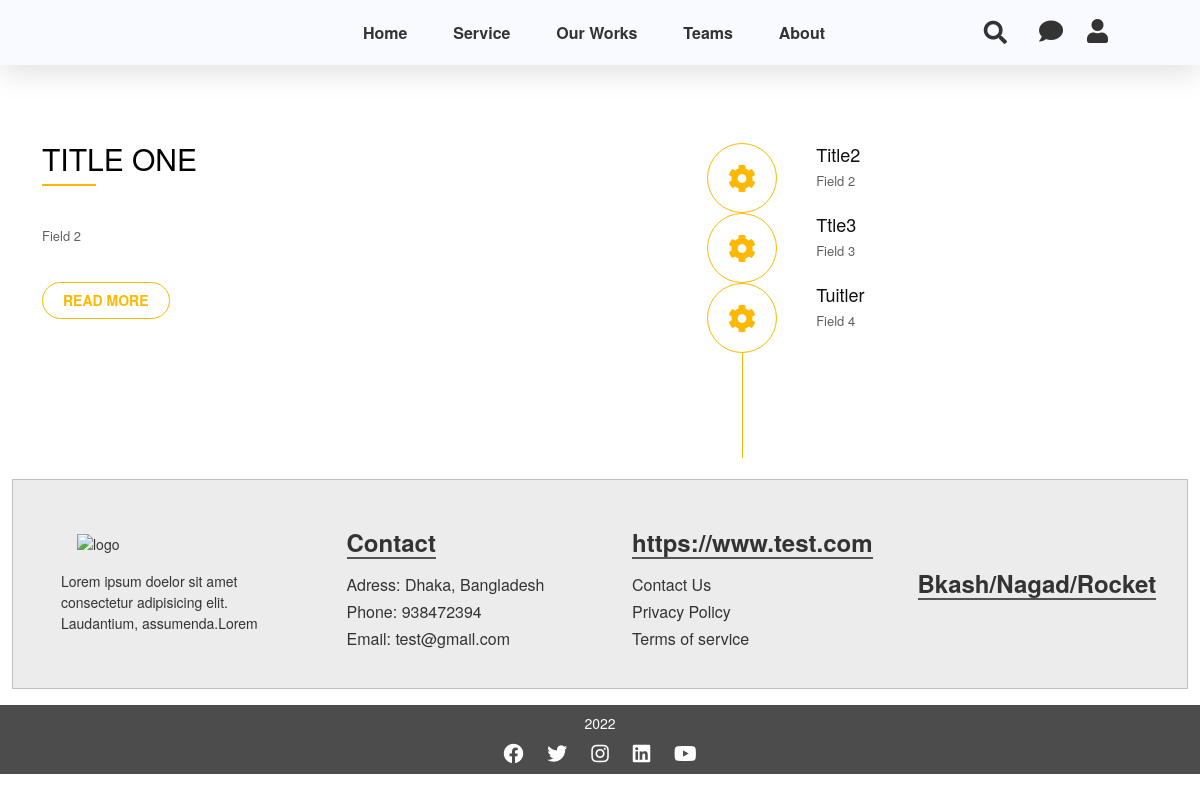
The page /about-us/ on the database its author committed.
### second_app/models.py (models this page shows)
class AboutUs(models.Model):
    title1 = models.CharField(max_length=255,null=True,blank=True)
    field1= models.TextField(max_length=999,null=True,blank=True)
    title2 = models.CharField(max_length=255,null=True,blank=True)
    field2= models.TextField(max_length=999,null=True,blank=True)
    title3 = models.CharField(max_length=255,null=True,blank=True)
    field3= models.TextField(max_length=999,null=True,blank=True)
    title4 = models.CharField(max_length=255,null=True,blank=True)
    field4= models.TextField(max_length=999,null=True,blank=True)

class Footer(models.Model):
    footer_quotes= models.TextField(max_length=999,null=True,blank=True)
    footer_contact_title = models.CharField(max_length=255,null=True,blank=True)
    address = models.CharField(max_length=255,null=True,blank=True)
    phone = models.CharField(max_length=255,null=True,blank=True)
    email = models.EmailField(max_length=255,null=True,blank=True,)
    footer_links_title = models.CharField(max_length=255,null=True,blank=True)
    footer_payment_title = models.CharField(max_length=255,null=True,blank=True)
    payment_logo = models.FileField(upload_to='homeimages',null=True,blank=True)
    footer_facebook_link = models.URLField(max_length=999,null=True,blank=True)
    footer_instagram_link = models.URLField(max_length=999,null=True,blank=True)
    footer_twitter_link = models.URLField(max_length=999,null=True,blank=True)
    footer_linkedin_link = models.URLField(max_length=999,null=True,blank=True)
    footer_youtube_link = models.URLField(max_length=999,null=True,blank=True)
    footer_copyright = models.CharField(max_length=255,null=True,blank=True)

### second_app/views.py (the view)
# urls.py: path('about-us/', views.about_us, name='about_us'),
def about_us(request):
    obj = AboutUs.objects.last()
    return render(request,'second_app/about_us.html',{'obj':obj})

### core/custommodelserver.py (called while the page is built)
def headfoot(request):
    headerr = Header.objects.last()
    footerr = Footer.objects.last()
    context = {
        'headerr':headerr,
        'footerr':footerr
    }
    return context

### dashboard_app/custommodel.py (called while the page is built)
def footer(request):
    footer = Footer.objects.last()
    context = {
        'footer':footer
    }
    return context

### templates/second_app/about_us.html (shortened to what this page needs)
{% extends 'core/base.html' %}
{% load static %}
{% block main %}
<div class="aboutus-section">
    <div class="container">
        <div class="row">
            <div class="col-md-4 col-sm-6 col-xs-12 my-3">
                <div class="aboutus">
                    <h2 class="aboutus-title">{{obj.title1}}</h2>
                    <p class="aboutus-text" style="white-space:pre-line;">{{obj.field1}}</p>
                    <a class="aboutus-more" href="#">read more</a>
                </div>
            </div>
            <div class="col-md-5 col-sm-6 col-xs-12 my-3">
                <div class="feature">
                    <div class="feature-box">
                        <div class="clearfix">
                            <div class="iconset">
                                <i class="fa fa-cog icon" aria-hidden="true"></i>
                            </div>
                            <div class="feature-content">
                                <h4>{{obj.title2}}</h4>
                                <p>{{obj.field2}}</p>
                            </div>
                        </div>
                    </div>
                    <div class="feature-box">
                        <div class="clearfix">
                            <div class="iconset">
                                <i class="fa fa-cog icon" aria-hidden="true"></i>
                            </div>
                            <div class="feature-content">
                                <h4>{{obj.title3}}</h4>
                                <p>{{obj.field3}}</p>
                            </div>
                        </div>
                    </div>
                    <div class="feature-box">
                        <div class="clearfix">
                            <div class="iconset">
                                <i class="fa fa-cog icon" aria-hidden="true"></i>
                            </div>
                            <div class="feature-content">
                                <h4>{{obj.title4}}</h4>
                                <p>{{obj.field4}}</p>
                            </div>
                        </div>
                    </div>
                </div>
            </div>
        </div>
    </div>
</div>
{% endblock main %}

### core/templates/core/base.html (shortened to what this page needs)
{% load static %}
<!doctype html>
<html lang="en">
<head>
    <link href="https://cdn.jsdelivr.net/npm/bootstrap@5.0.1/dist/css/bootstrap.min.css" rel="stylesheet"
>
    <link rel="stylesheet" href="{% static 'assest/style.css' %}">
    <link rel="stylesheet" href="https://unpkg.com/swiper/swiper-bundle.min.css" />
    <link rel="stylesheet" href="https://use.fontawesome.com/releases/v5.15.3/css/all.css"
>
    <link rel="stylesheet" href="https://cdnjs.cloudflare.com/ajax/libs/jquery-modal/0.9.1/jquery.modal.min.css" />
</head>
<body>
    <div class="main">
        <header>
            <div class="container-fluid">
                <div class="row header_row">
                    <div class="col-3 hlogo">
                        <div class="logo">
                        </div>
                    </div>
                    <div class="col-6 nav" id="nav">
                        <ul class="navbar-nav">
                            <li class="nav-item">{% url 'home' as home %}<a
                                    class="nav-link {% if request.path == home %}active{% endif %}"
                                    href="{% url 'index' %}">Home</a></li>
                            <li class="nav-item">{% url 'service' as service %}<a
                                    class="nav-link {% if request.path == service %}active{% endif %}"
                                    href="{% url 'service' %}">Service</a></li>
                            <li class="nav-item">{% url 'works' as works %}<a
                                    class="nav-link {% if request.path == our_work %}active{% endif %}"
                                    href="{% url 'our_work' %}">Our Works</a></li>
                            <li class="nav-item">{% url 'teams' as teams %}<a
                                    class="nav-link {% if request.path == teams %}active{% endif %}"
                                    href="{% url 'team_member' %}">Teams</a></li>
                            <li class="nav-item">{% url 'aboutus' as aboutus %}<a
                                    class="nav-link {% if request.path == aboutus %}active{% endif %}"
                                    href="{% url 'about_us' %}">About</a></li>
                        </ul>
                    </div>
                    <div class="col-3 headericonCon">
                        <div class="search-box">
                            <button class="btn-search btn-search-pc"><i class="fas fa-search"></i></button>
                            <input type="text" class="input-search" placeholder="Type to Search...">
                        </div>
                        <div class="icons">
                            <a href="#" target="_blank"><i class="fas fa-comment"></i></a>
                            <a href="{% url 'login' %}"> <i class="fas fa-user"></i></a>
                        </div>
                    </div>
                </div>
            </div>
        </header>
        <div class="container-fluid">
            {% block main %}
            {% endblock main %}
            <div class="row footer section">
                <div class="col-12">
                    <img src="/media/homeimages/logo.png" alt="logo" class="img-fluid logo">
                    <p>{{ footer.footer_quotes }}</p>
                </div>
                <div class="col-12 contacts">
                    <h4 class="text-center">Contact</h4>
                    <h6>Adress: {{ footer.address }}</h6>
                    <h6>Phone: {{ footer.phone }}</h6>
                    <h6>Email: {{ footer.email }}</h6>
                </div>
                <div class="col-12 usefulLinks">
                    <h4 class="text-center">{{ footer.footer_links_title }}</h4>
                    <h6><a href="{% url 'contactus' %}">Contact Us</a></h6>
                    <h6><a href="">Privacy Policy</a></h6>
                    <h6><a href="">Terms of service</a></h6>
                </div>
                <div class="col-12">
                    <h4>{{ footer.footer_payment_title }}</h4>
                </div>
            </div>
        </div>
    </div>
    <footer class="text-center text-white text-lg-start">
        <div class="text-center p-2" style="background-color: rgba(0, 0, 0, 0.7);">
            <label for="">{{ footer.footer_copyright }}</label>
            <div class="socials">
                {% if footer.footer_facebook_link %}
                <a href="{{ footer.footer_facebook_link }}" class="fab fa-facebook"></a>
                {% endif %}
                {% if footer.footer_twitter_link %}
                <a href="{{ footer.footer_twitter_link }}" class="fab fa-twitter"></a>
                {% endif %}
                {% if footer.footer_instagram_link %}
                <a href="{{ footer.footer_instagram_link }}" class="fab fa-instagram"></a>
                {% endif %}
                {% if footer.footer_linkedin_link %}
                <a href="{{ footer.footer_linkedin_link }}" class="fab fa-linkedin"></a>
                {% endif %}
                {% if footer.footer_youtube_link %}
                <a href="{{ footer.footer_youtube_link }}" class="fab fa-youtube"></a>
                {% endif %}
            </div>
        </div>
    </footer>
</body>
</html>

### rows shown on the page
AboutUs: title1 "TITLE ONE", field1 "Field 2", title2 "Title2", field2 "Field 2", title3 "Ttle3", field3 "Field 3", title4 "Tuitler", field4 "Field 4"
Footer: footer_quotes "Lorem ipsum doelor sit amet consectetur adipisicing elit. Laudantium, assumenda.Lorem", address "Dhaka, Bangladesh", phone "938472394", email "test@gmail.com", footer_links_title "https://www.test.com", footer_payment_title "Bkash/Nagad/Rocket", footer_copyright "2022"
